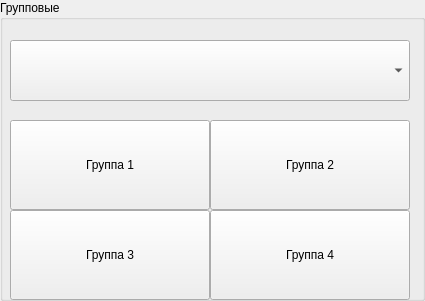
     <widget class="QGroupBox" name="groupBox">
      <property name="geometry">
       <rect>
        <x>20</x>
        <y>330</y>
        <width>425</width>
        <height>301</height>
       </rect>
      </property>
      <property name="title">
       <string>Групповые </string>
      </property>
      <widget class="QComboBox" name="comboBox">
       <property name="geometry">
        <rect>
         <x>10</x>
         <y>40</y>
         <width>400</width>
         <height>61</height>
        </rect>
       </property>
      </widget>
      <widget class="QPushButton" name="pushButton_8">
       <property name="geometry">
        <rect>
         <x>10</x>
         <y>120</y>
         <width>200</width>
         <height>90</height>
        </rect>
       </property>
       <property name="text">
        <string>Группа 1</string>
       </property>
      </widget>
      <widget class="QPushButton" name="pushButton_9">
       <property name="geometry">
        <rect>
         <x>210</x>
         <y>120</y>
         <width>200</width>
         <height>90</height>
        </rect>
       </property>
       <property name="text">
        <string>Группа 2</string>
       </property>
      </widget>
      <widget class="QPushButton" name="pushButton_10">
       <property name="geometry">
        <rect>
         <x>10</x>
         <y>210</y>
         <width>200</width>
         <height>90</height>
        </rect>
       </property>
       <property name="text">
        <string>Группа 3</string>
       </property>
      </widget>
      <widget class="QPushButton" name="pushButton_11">
       <property name="geometry">
        <rect>
         <x>210</x>
         <y>210</y>
         <width>200</width>
         <height>90</height>
        </rect>
       </property>
       <property name="text">
        <string>Группа 4</string>
       </property>
      </widget>
     </widget>
